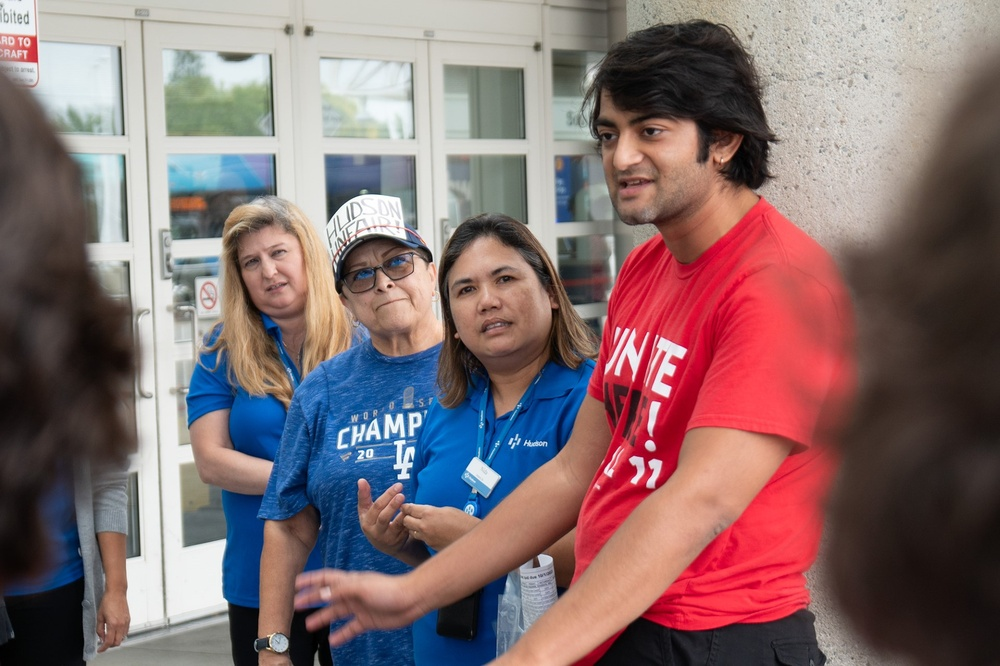
#> input picture test-images/clear.jpg, 1000 x 666 px, shrunk from 1920 x 1279 before the run, found by its file name
$ python test-cv2.py
#> lines starting #> are read from the running program, lines starting #| are printed output that depends on the picture; after the words box and inside, x2 and y2 are one past the last pixel; in counts of white or black regions, pixels touching at a corner belong together
import cv2
from PIL import Image

image = cv2.imread("./test-images/clear.jpg")
#> image is the input picture: shape (666, 1000, 3); mean B, G, R 111.4, 109.7, 132.2
gray_image = cv2.cvtColor(image, cv2.COLOR_BGR2GRAY)
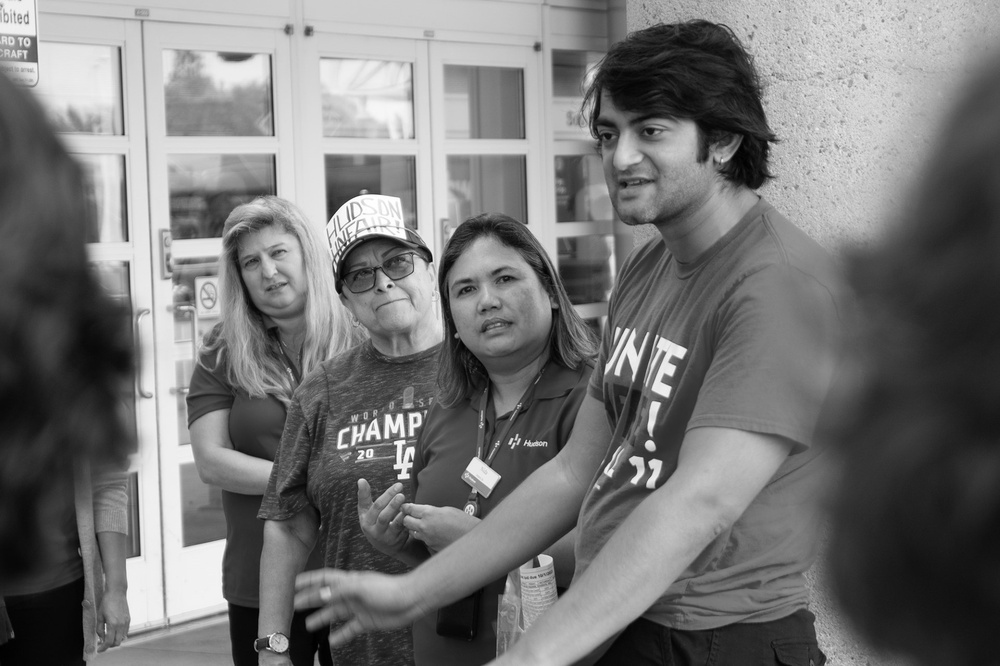
#> gray_image: shape (666, 1000); min 0, max 255, mean 116.6

classifier = cv2.CascadeClassifier(cv2.data.haarcascades + "haarcascade_frontalface_default.xml")

faces = classifier.detectMultiScale(gray_image, minSize = (100,100), minNeighbors = 2)
#> faces = [[128, 224, 120, 120], [434, 240, 113, 113], [558, 79, 139, 139], [719, 286, 147, 147]]

for (x, y, w, h) in faces:
    cv2.rectangle(image, (x, y), (x + w, y + h), (0, 255, 0), 4)
#> this loop made 4 passes
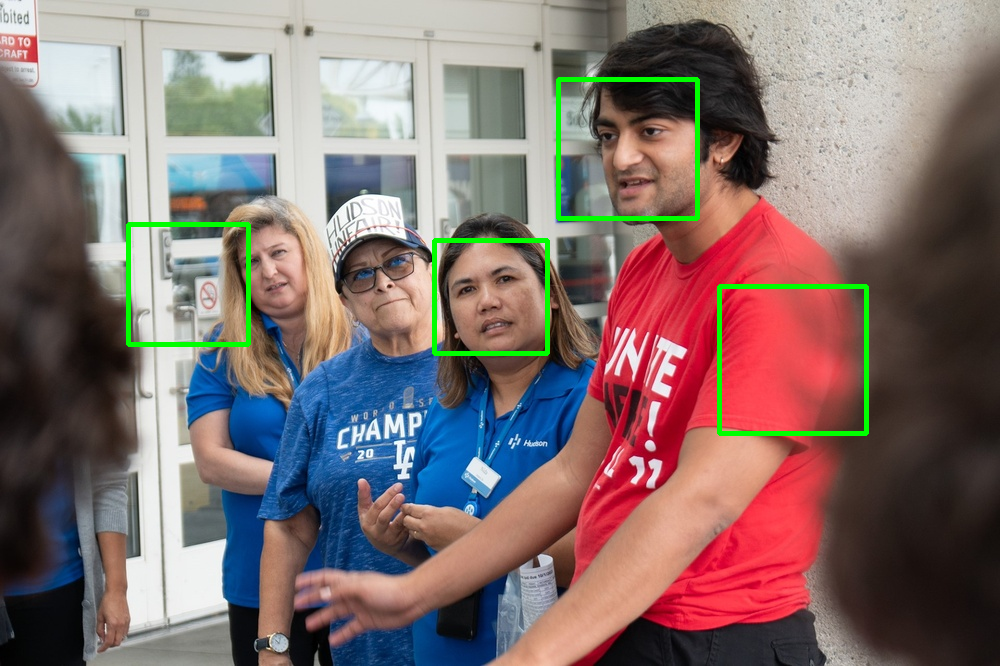
#> image: shape (666, 1000, 3); 1.55% of pixels changed, all inside (x1, y1, x2, y2) = (126, 77, 869, 436)

image_rgb = cv2.cvtColor(image, cv2.COLOR_BGR2RGB)

pimage = Image.fromarray(image_rgb)
pimage.show()
